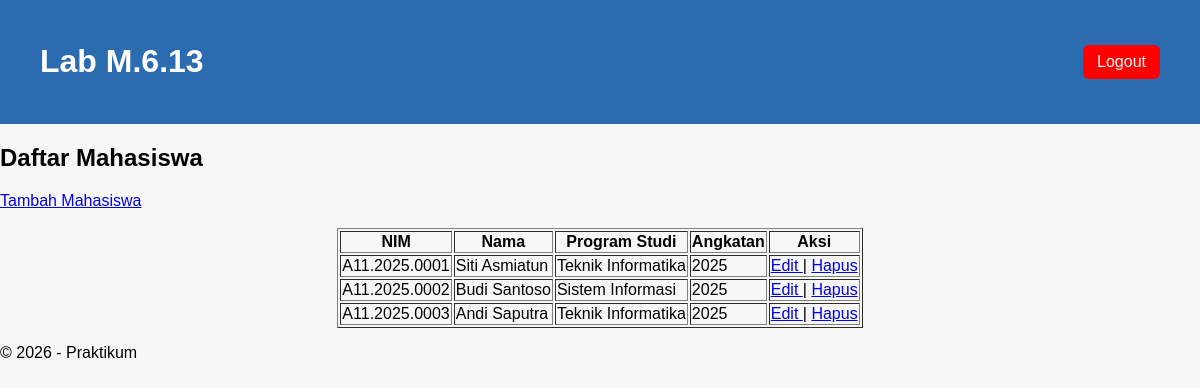
Before: /mahasiswa/daftar/ (signed in) with the older database file.
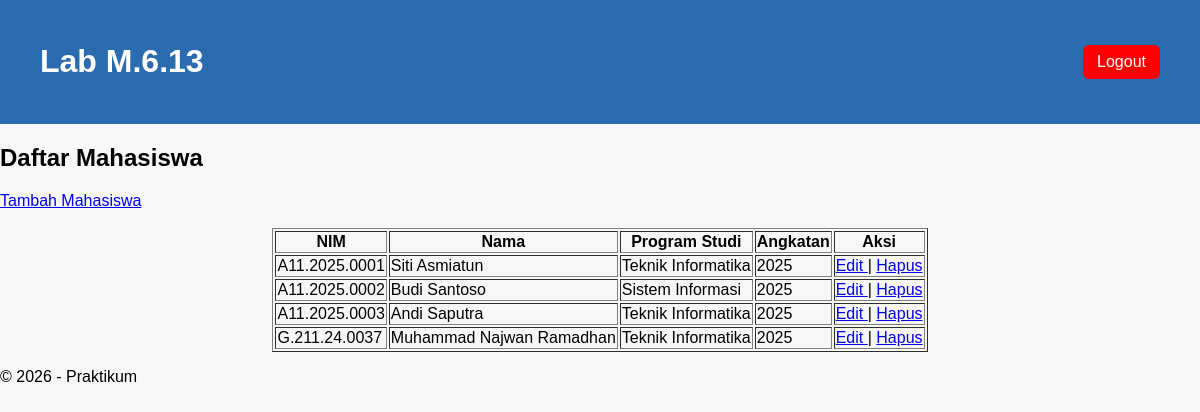
After: the same page with the newer database file.
### mahasiswa/models.py (models this page shows, shortened)
class Mahasiswa(models.Model):
    nim = models.CharField(max_length=15, unique=True)
    nama = models.CharField(max_length=100)
    programstudi = models.CharField(max_length=50)
    angkatan = models.IntegerField(default=2025)

### mahasiswa/views.py (the view)
# urls.py: path('daftar/', views.daftar_mahasiswa, name='daftar_mahasiswa'),
@login_required(login_url='/accounts/login/')
def daftar_mahasiswa(request):
    mahasiswas = Mahasiswa.objects.all()
    return render(request, 'mahasiswa/daftar.html', {
        'mahasiswas': mahasiswas
    })

### mahasiswa/templates/mahasiswa/daftar.html
{% extends 'mahasiswa/base.html' %}
{% load static %}
{% block content %}
<h2>Daftar Mahasiswa</h2>
<a href="{% url 'tambah_mahasiswa' %}">
    Tambah Mahasiswa
</a>
<br><br>
<center>
<table border="1">
    <tr>
        <th>NIM</th>
        <th>Nama</th>
        <th>Program Studi</th>
        <th>Angkatan</th>
        <th>Aksi</th>
    </tr>
    {% for mhs in mahasiswas %}
    <tr>
        <td>{{ mhs.nim }}</td>
        <td>{{ mhs.nama }}</td>
        <td>{{ mhs.programstudi }}</td>
        <td>{{ mhs.angkatan }}</td>
        <td>
            <a href="{% url 'edit_mahasiswa' mhs.id %}">
                Edit
            </a>
            |
            <a href="{% url 'hapus_mahasiswa' mhs.id %}"
               onclick="return confirm('Yakin ingin menghapus data ini?')">
                Hapus
            </a>
        </td>
    </tr>
    {% empty %}
    <tr>
        <td colspan="5">Belum ada data.</td>
    </tr>
    {% endfor %}
</table>
</center>
{% endblock %}

### mahasiswa/templates/mahasiswa/base.html (shortened to what this page needs)
{% load static %}
<!doctype html>
<html lang="id">
  <head>
    <link rel="stylesheet" href="{% static 'mahasiswa/css/style.css' %}" />
  </head>
  <body>
    <header>
      <div class="topbar">
        <h1>Lab M.6.13</h1>
        <a href="/accounts/logout/" class="logout-btn">
          Logout
        </a>
      </div>
    </header>
    <main>
      {% block content %}
      {% endblock %}
    </main>
    <footer>
      <p>&copy; 2026 - Praktikum</p>
    </footer>
  </body>
</html>

### mahasiswa/static/mahasiswa/css/style.css (style rules this page uses)
body { font-family: Arial, sans-serif; margin: 0; padding: 0; background: #f7f7f7; }
header { background: #2b6cb0; color: white; padding: 12px 20px; }

### mahasiswa/templates/mahasiswa/base.html (style rules this page uses)
.topbar { display: flex; justify-content: space-between; align-items: center; padding: 10px 20px; }
.logout-btn { background-color: red; color: white; padding: 8px 14px; text-decoration: none; border-radius: 6px; }

Changed rows visible on the page:
added Mahasiswa: nim "G.211.24.0037", nama "Muhammad Najwan Ramadhan", programstudi "Teknik Informatika", angkatan "2025"
